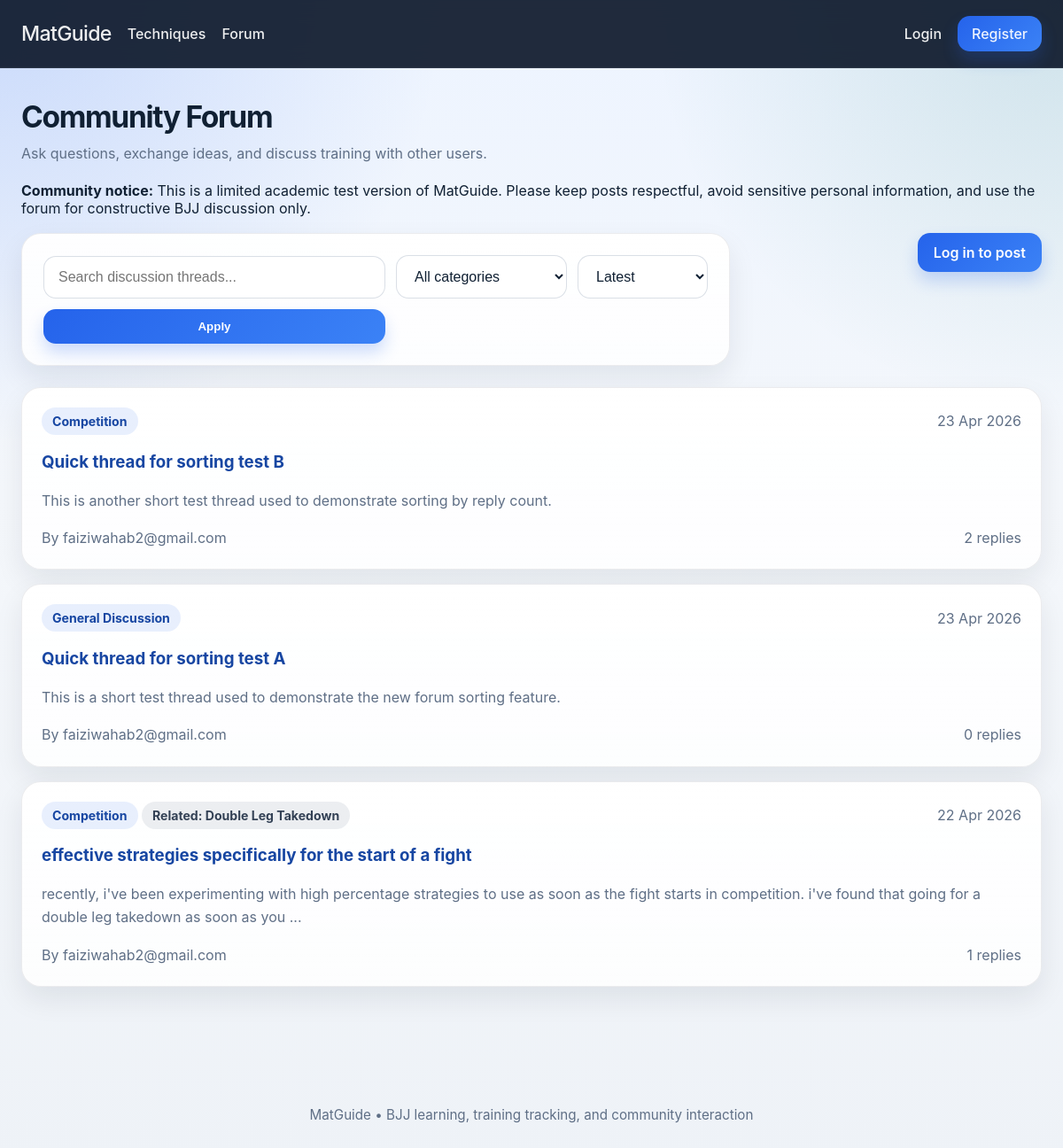
Page /forum on the committed database.
### models.py (models this page shows, shortened)
class ForumThread(db.Model):
    id = db.Column(db.Integer, primary_key=True)
    title = db.Column(db.String(200), nullable=False)
    category = db.Column(db.String(100), nullable=False)
    body = db.Column(db.Text, nullable=False)
    created_at = db.Column(db.DateTime, nullable=False, default=datetime.utcnow)
    user_id = db.Column(db.Integer, db.ForeignKey("user.id"), nullable=False)
    technique_id = db.Column(db.Integer, db.ForeignKey("technique.id"), nullable=True)
    replies = db.relationship("ForumReply", backref="thread", lazy=True, cascade="all, delete-orphan")

class User(UserMixin, db.Model):
    id = db.Column(db.Integer, primary_key=True)
    email = db.Column(db.String(255), unique=True, nullable=False, index=True)
    password_hash = db.Column(db.String(255), nullable=False)
    logs = db.relationship("TrainingLog", backref="user", lazy=True, cascade="all, delete-orphan")
    threads = db.relationship("ForumThread", backref="author", lazy=True, cascade="all, delete-orphan")
    replies = db.relationship("ForumReply", backref="author", lazy=True, cascade="all, delete-orphan")

class Technique(db.Model):
    id = db.Column(db.Integer, primary_key=True)
    name = db.Column(db.String(120), unique=True, nullable=False)
    category = db.Column(db.String(120), nullable=False)
    level = db.Column(db.String(50), nullable=False)
    description = db.Column(db.Text, nullable=False)
    youtube_url = db.Column(db.String(500), nullable=True)
    threads = db.relationship("ForumThread", backref="related_technique", lazy=True)

### app.py (the view, shortened to what this page needs)
    @app.route("/forum")
    def forum():
        search_query = request.args.get("q", "").strip()
        category_filter = request.args.get("category", "").strip()
        sort_by = request.args.get("sort", "latest").strip()
        query = ForumThread.query
        if category_filter:
            query = query.filter(ForumThread.category == category_filter)
        threads = query.all()
        if sort_by == "most_replies":
            threads = sorted(threads, key=lambda t: len(t.replies), reverse=True)
        else:
            threads = sorted(threads, key=lambda t: t.created_at, reverse=True)
        return render_template(
            "forum.html",
            threads=threads,
            categories=FORUM_CATEGORIES,
            search_query=search_query,
            category_filter=category_filter,
            sort_by=sort_by,
        )

### templates/forum.html (shortened to what this page needs)
{% extends "base.html" %}
{% block content %}
<section class="section-block">
  <div class="section-header">
    <h1>Community Forum</h1>
    <p>Ask questions, exchange ideas, and discuss training with other users.</p>
  </div>
  <div class="notice-card">
    <strong>Community notice:</strong>
    This is a limited academic test version of MatGuide. Please keep posts respectful,
    avoid sensitive personal information, and use the forum for constructive BJJ discussion only.
  </div>
  <div class="toolbar spaced">
    <form method="GET" class="filter-card forum-filter">
      <input type="text" name="q" placeholder="Search discussion threads..." value="{{ search_query }}">
      <select name="category">
        <option value="">All categories</option>
      </select>
      <select name="sort">
        <option value="latest" {% if sort_by == 'latest' %}selected{% endif %}>Latest</option>
      </select>
      <button type="submit" class="button">Apply</button>
    </form>
    {% if current_user.is_authenticated %}
      <a class="button" href="{{ url_for('new_thread') }}">Create Thread</a>
    {% else %}
      <a class="button" href="{{ url_for('login') }}">Log in to post</a>
    {% endif %}
  </div>
  {% if threads %}
    <div class="thread-list">
      {% for thread in threads %}
        <div class="thread-card">
          <div class="thread-top">
            <div>
              <span class="pill">{{ thread.category }}</span>
              {% if thread.related_technique %}
                <span class="pill alt-pill">Related: {{ thread.related_technique.name }}</span>
              {% endif %}
            </div>
            <span class="muted-text">{{ thread.created_at.strftime("%d %b %Y") }}</span>
          </div>
          <h3>
            <a href="{{ url_for('thread_detail', thread_id=thread.id) }}">
              {{ thread.title }}
            </a>
          </h3>
          <p class="thread-preview">
            {{ thread.body[:180] }}{% if thread.body|length > 180 %}...{% endif %}
          </p>
          <div class="thread-bottom">
            <span class="muted-text">By {{ thread.author.email }}</span>
            <span class="muted-text">{{ thread.replies|length }} replies</span>
          </div>
        </div>
      {% endfor %}
    </div>
  {% else %}
    <div class="empty-state">
      <p>No forum threads found.</p>
    </div>
  {% endif %}
</section>
{% endblock %}

### static/styles.css (style rules this page uses)
:root { --bg: #0b1220; --surface: rgba(255, 255, 255, 0.82); --surface-strong: #ffffff; --text: #102033; --muted: #5f6f86; --primary: #2563eb; --primary-dark: #1746a2; --accent: #0f766e; --danger: #dc2626; --success-bg: #dcfce7; --error-bg: #fee2e2; --border: rgba(15, 23, 42, 0.08); --shadow: 0 14px 32px rgba(15, 23, 42, 0.08); --radius: 22px; }
* { box-sizing: border-box; }
body { margin: 0; font-family: "Inter", "Segoe UI", Arial, sans-serif; color: var(--text); background: radial-gradient(circle at top left, rgba(37, 99, 235, 0.18), transparent 28%), radial-gradient(circle at top right, rgba(15, 118, 110, 0.14), transparent 26%), linear-gradient(180deg, #edf4ff 0%, #f4f7fb 42%, #eef2f7 100%); min-height: 100vh; }
a { color: var(--primary-dark); text-decoration: none; }
.button { display: inline-flex; align-items: center; justify-content: center; gap: 8px; padding: 12px 18px; border: none; border-radius: 14px; background: linear-gradient(135deg, var(--primary), #3b82f6); color: white; font-weight: 600; text-decoration: none; cursor: pointer; box-shadow: 0 10px 18px rgba(37, 99, 235, 0.22); transition: transform 0.15s ease, box-shadow 0.15s ease, opacity 0.15s ease; }
.stat-card, .feature-card, .form-card, .filter-card, .thread-card, .thread-detail-card, .reply-card, .log-card, .technique-card, .empty-state, .forum-preview-card, .video-shell { background: linear-gradient(180deg, rgba(255, 255, 255, 0.96), rgba(255, 255, 255, 0.84)); border: 1px solid var(--border); border-radius: var(--radius); box-shadow: var(--shadow); }
.stat-card, .feature-card, .technique-card, .thread-card, .reply-card, .log-card, .thread-detail-card, .forum-preview-card, .empty-state { padding: 22px; }
.section-block { margin-bottom: 34px; }
.section-header { margin-bottom: 18px; }
.section-header h1, .section-header h2 { margin: 0 0 8px; font-size: 2.1rem; letter-spacing: -0.04em; }
.section-header p { margin: 0; color: var(--muted); line-height: 1.7; }
.forum-preview-list, .thread-list, .reply-list, .log-list, .mini-thread-list { display: grid; gap: 16px; }
.filter-card, .form-card { padding: 24px; }
.styled-form input, .styled-form select, .styled-form textarea, .filter-card input, .filter-card select { width: 100%; padding: 14px 16px; border-radius: 14px; border: 1px solid rgba(148, 163, 184, 0.35); background: rgba(255, 255, 255, 0.92); color: var(--text); font-size: 1rem; outline: none; transition: border 0.15s ease, box-shadow 0.15s ease; }
.filter-card { display: grid; grid-template-columns: 2fr 1fr 1fr auto; gap: 12px; align-items: center; }
.forum-filter { grid-template-columns: 2fr 1fr auto; }
.toolbar { display: flex; align-items: center; gap: 14px; margin: 18px 0 24px; }
.toolbar.spaced { justify-content: space-between; align-items: flex-start; gap: 20px; }
.thread-top, .thread-bottom, .log-top, .technique-meta, .inline-actions { display: flex; flex-wrap: wrap; gap: 10px; align-items: center; justify-content: space-between; }
.thread-preview, .muted-text { color: var(--muted); line-height: 1.65; }
.pill { display: inline-flex; align-items: center; padding: 7px 12px; border-radius: 999px; background: rgba(37, 99, 235, 0.1); color: var(--primary-dark); font-size: 0.88rem; font-weight: 700; }
.alt-pill { background: rgba(100, 116, 139, 0.12); color: #334155; }

### rows in the picture
ForumThread: category "Competition", created_at "23 Apr 2026", title "Quick thread for sorting test B", body "This is another short test thread used to demonstrate sorting by reply count.", author.email "faiziwahab2@gmail.com", replies|length "2"
ForumThread: category "General Discussion", created_at "23 Apr 2026", title "Quick thread for sorting test A", body "This is a short test thread used to demonstrate the new forum sorting feature.", author.email "faiziwahab2@gmail.com", replies|length "0"
ForumThread: category "Competition", related_technique.name "Double Leg Takedown", created_at "22 Apr 2026", title "effective strategies specifically for the start of a fight", body "recently, i've been experimenting with high percentage strategies to use as soon as the fight starts in competition. i've found that going for a double leg takedown as soon as you", author.email "faiziwahab2@gmail.com", replies|length "1"
